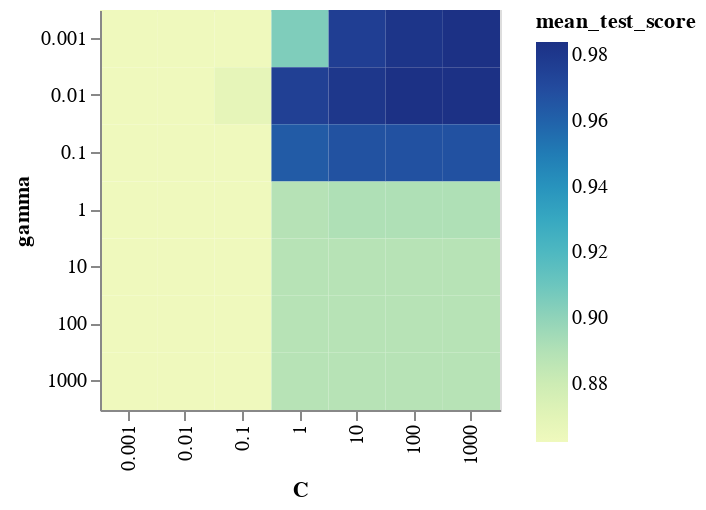

Write notebook code for a chart like this one.
### Markdown cell above
_While optimizing both gamma and C I got a different C value (100) which in combination with the new gamma of 0.01 slightly improved my score to **0.984**. This does not say that this C score gives me the best score if applied alone. What it means is that in combination with gamma=0.01 this C value gives the best score in my grid search._

### Code cell
alt.Chart(opt_results).mark_rect().encode(
    x=alt.X("param_svc__C:O", title="C"),
    y=alt.Y("param_svc__gamma:O", title="gamma"),
    color="mean_test_score:Q",
).properties(
    width=200,
    height=200
)

### Figure 1 — Vega-Lite specification as saved in the notebook (floating-point values rounded to 4 significant figures)
{"$schema": "https://vega.github.io/schema/vega-lite/v4.8.1.json", "config": {"view": {"continuousHeight": 300, "continuousWidth": 400}}, "data": {"name": "data-e3cfa8591357522e37e95ec9ad42a9b7"}, "datasets": {"data-e3cfa8591357522e37e95ec9ad42a9b7": [{"mean_test_score": 0.8622, "param_svc__C": 0.001, "param_svc__gamma": 0.001}, {"mean_test_score": 0.8622, "param_svc__C": 0.001, "param_svc__gamma": 0.01}, {"mean_test_score": 0.8622, "param_svc__C": 0.001, "param_svc__gamma": 0.1}, {"mean_test_score": 0.8622, "param_svc__C": 0.001, "param_svc__gamma": 1}, {"mean_test_score": 0.8622, "param_svc__C": 0.001, "param_svc__gamma": 10}, {"mean_test_score": 0.8622, "param_svc__C": 0.001, "param_svc__gamma": 100}, {"mean_test_score": 0.8622, "param_svc__C": 0.001, "param_svc__gamma": 1000}, {"mean_test_score": 0.8622, "param_svc__C": 0.01, "param_svc__gamma": 0.001}, {"mean_test_score": 0.8622, "param_svc__C": 0.01, "param_svc__gamma": 0.01}, {"mean_test_score": 0.8622, "param_svc__C": 0.01, "param_svc__gamma": 0.1}, {"mean_test_score": 0.8622, "param_svc__C": 0.01, "param_svc__gamma": 1}, {"mean_test_score": 0.8622, "param_svc__C": 0.01, "param_svc__gamma": 10}, {"mean_test_score": 0.8622, "param_svc__C": 0.01, "param_svc__gamma": 100}, {"mean_test_score": 0.8622, "param_svc__C": 0.01, "param_svc__gamma": 1000}, {"mean_test_score": 0.8622, "param_svc__C": 0.1, "param_svc__gamma": 0.001}, {"mean_test_score": 0.8678, "param_svc__C": 0.1, "param_svc__gamma": 0.01}, {"mean_test_score": 0.8622, "param_svc__C": 0.1, "param_svc__gamma": 0.1}, {"mean_test_score": 0.8622, "param_svc__C": 0.1, "param_svc__gamma": 1}, {"mean_test_score": 0.8622, "param_svc__C": 0.1, "param_svc__gamma": 10}, {"mean_test_score": 0.8622, "param_svc__C": 0.1, "param_svc__gamma": 100}, {"mean_test_score": 0.8622, "param_svc__C": 0.1, "param_svc__gamma": 1000}, {"mean_test_score": 0.9046, "param_svc__C": 1, "param_svc__gamma": 0.001}, {"mean_test_score": 0.976, "param_svc__C": 1, "param_svc__gamma": 0.01}, {"mean_test_score": 0.963, "param_svc__C": 1, "param_svc__gamma": 0.1}, {"mean_test_score": 0.8887, "param_svc__C": 1, "param_svc__gamma": 1}, {"mean_test_score": 0.8883, "param_svc__C": 1, "param_svc__gamma": 10}, {"mean_test_score": 0.8883, "param_svc__C": 1, "param_svc__gamma": 100}, {"mean_test_score": 0.8883, "param_svc__C": 1, "param_svc__gamma": 1000}, {"mean_test_score": 0.9767, "param_svc__C": 10, "param_svc__gamma": 0.001}, {"mean_test_score": 0.9809, "param_svc__C": 10, "param_svc__gamma": 0.01}, {"mean_test_score": 0.9672, "param_svc__C": 10, "param_svc__gamma": 0.1}, {"mean_test_score": 0.8907, "param_svc__C": 10, "param_svc__gamma": 1}, {"mean_test_score": 0.8883, "param_svc__C": 10, "param_svc__gamma": 10}, {"mean_test_score": 0.8883, "param_svc__C": 10, "param_svc__gamma": 100}, {"mean_test_score": 0.8883, "param_svc__C": 10, "param_svc__gamma": 1000}, {"mean_test_score": 0.982, "param_svc__C": 100, "param_svc__gamma": 0.001}, {"mean_test_score": 0.9841, "param_svc__C": 100, "param_svc__gamma": 0.01}, {"mean_test_score": 0.9675, "param_svc__C": 100, "param_svc__gamma": 0.1}, {"mean_test_score": 0.8907, "param_svc__C": 100, "param_svc__gamma": 1}, {"mean_test_score": 0.8883, "param_svc__C": 100, "param_svc__gamma": 10}, {"mean_test_score": 0.8883, "param_svc__C": 100, "param_svc__gamma": 100}, {"mean_test_score": 0.8883, "param_svc__C": 100, "param_svc__gamma": 1000}, {"mean_test_score": 0.9838, "param_svc__C": 1000, "param_svc__gamma": 0.001}, {"mean_test_score": 0.9841, "param_svc__C": 1000, "param_svc__gamma": 0.01}, {"mean_test_score": 0.9675, "param_svc__C": 1000, "param_svc__gamma": 0.1}, {"mean_test_score": 0.8907, "param_svc__C": 1000, "param_svc__gamma": 1}, {"mean_test_score": 0.8883, "param_svc__C": 1000, "param_svc__gamma": 10}, {"mean_test_score": 0.8883, "param_svc__C": 1000, "param_svc__gamma": 100}, {"mean_test_score": 0.8883, "param_svc__C": 1000, "param_svc__gamma": 1000}]}, "encoding": {"color": {"field": "mean_test_score", "type": "quantitative"}, "x": {"field": "param_svc__C", "title": "C", "type": "ordinal"}, "y": {"field": "param_svc__gamma", "title": "gamma", "type": "ordinal"}}, "height": 200, "mark": "rect", "width": 200}
